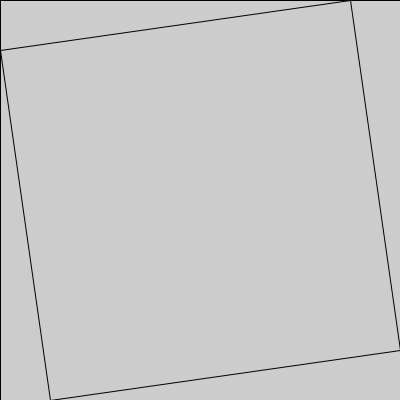
Frame 1 (no input)
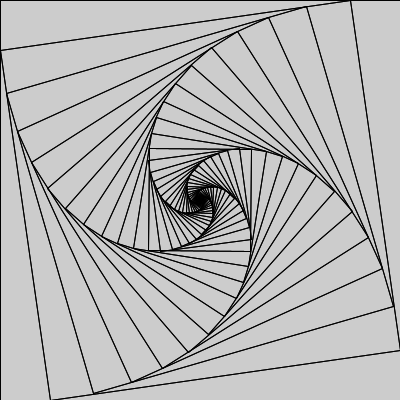
Frame 60 (the mouse pressed at the canvas centre just before this capture)
Frame 120 (the mouse held since frame 60 and released just before this capture): identical to frame 60, image omitted

The Processing sketch that drew these frames (run headless with seeded random() and noise(); from frame 60 on, the mouse is pressed at the canvas centre):

// Processing sketch: sketch_260210c
// ── sketch_260210c.pde
float ax=0,ay=0,bx=0,by=400,cx=400,cy=400,dx=400,dy=0;
void drawSquare(){
  line(ax,ay,bx,by);
  line(bx,by,cx,cy);
  line(cx,cy,dx,dy);
  line(dx,dy,ax,ay);
}
void regenerateSquare(){
  float oldax=ax,olday=ay;
  ax=ax+(bx-ax)/8;
  ay=ay+(by-ay)/8;
  bx=bx+(cx-bx)/8;
  by=by+(cy-by)/8;
  cx=cx+(dx-cx)/8;
  cy=cy+(dy-cy)/8;
  dx=dx+(oldax-dx)/8;
  dy=dy+(olday-dy)/8;
}

void setup()
{
  size(400,400);
}
void draw(){
  //noLoop(); 
  drawSquare();
  regenerateSquare();
  drawSquare();
}
